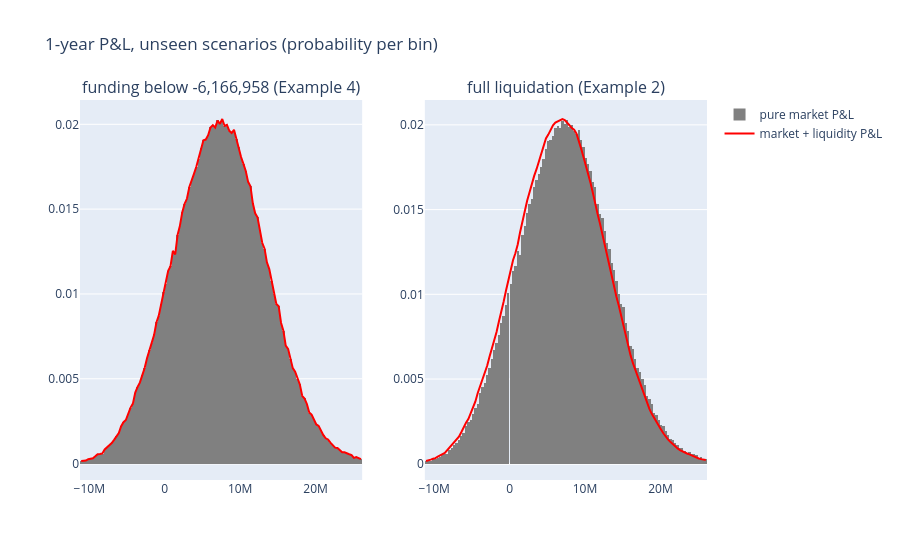
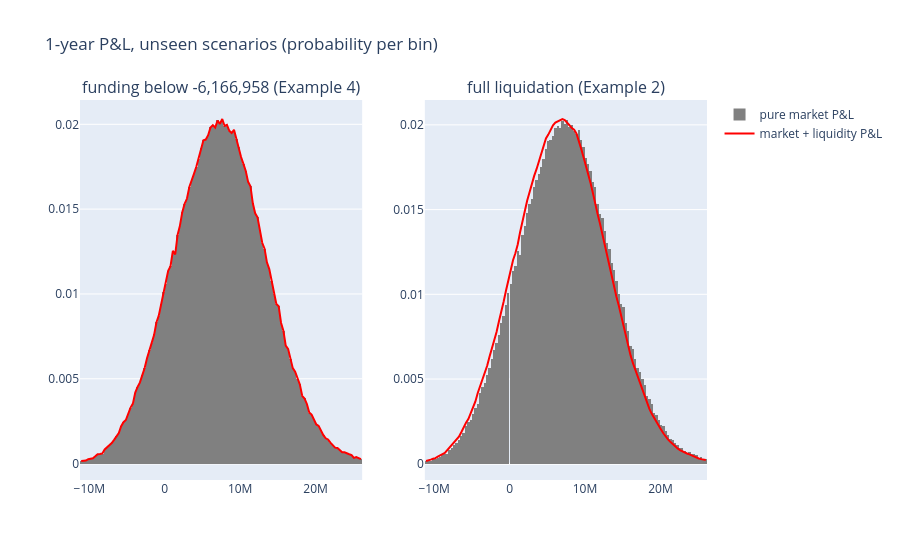

Notebook source saved alongside these figures, in order:
### Code cell
tail_probability = 1 - confidence_level  # alpha
unseen_market_pnl = unseen_samples @ alpha_scenario.ravel() - wealth
market_pnl_std = np.sqrt(unseen_probabilities @ (unseen_market_pnl - unseen_probabilities @ unseen_market_pnl) ** 2)
funding_threshold = -FUNDING_THRESHOLD_IN_PNL_STD * market_pnl_std

policies_dict = {
    f"funding below {funding_threshold:,.0f} (Example 4)": liquidity.funding_liquidation_policy(funding_threshold),
    "full liquidation (Example 2)": liquidity.full_liquidation_policy,
}
distributions_dict = {}
for policy_name, liquidation_policy in policies_dict.items():
    distribution = liquidity.total_pnl_distribution(
        holdings=alpha_scenario,
        horizon_prices=unseen_samples,
        probabilities=unseen_probabilities,
        wealth=wealth,
        liquidation_policy=liquidation_policy,
        parameters=liquidity_parameters,
    )
    distributions_dict[policy_name] = distribution
    split = liquidity.total_pnl_cvar_split(distribution, tail_probability)
    market_split = liquidity.total_pnl_cvar_split(liquidity.market_only(distribution), tail_probability)
    print(f"\n{policy_name}")
    print(f"  sells in {unseen_probabilities @ (distribution.liquidity_std > 0):.1%} of scenarios;"
          f"  E[liquidity adjustment] {unseen_probabilities @ distribution.liquidity_mean:,.0f}")
    print(f"  CVaR (left tail, P&L)  market-only {market_split.cvar:,.0f}   total {split.cvar:,.0f}")
    print(f"  split of total CVaR    market {split.market_contribution:,.0f}   liquidity {split.liquidity_contribution:,.0f}")
    print(f"  VaR quantile z         market-only {market_split.quantile:,.0f}   total {split.quantile:,.0f}")
    print(f"  liquidity score LS     {liquidity.liquidity_score(distribution, tail_probability):.5f}")
    print(f"  CE                     market-only {liquidity.total_pnl_certainty_equivalent(liquidity.market_only(distribution), wealth, risk_tolerance):,.0f}"
          f"   with liquidity {liquidity.total_pnl_certainty_equivalent(distribution, wealth, risk_tolerance):,.0f}")

# plot through CDF differences: the funding policy leaves most scenarios as point masses,
# which a density cannot show; bin probabilities can
fig = make_subplots(rows=1, cols=2, subplot_titles=list(distributions_dict))
for column_index, distribution in enumerate(distributions_dict.values()):
    bin_edges = np.linspace(np.percentile(distribution.market_pnl, 0.2) - 2e6, np.percentile(distribution.market_pnl, 99.8), 121)
    bin_centers = (bin_edges[:-1] + bin_edges[1:]) / 2
    market_mass = np.diff(liquidity.total_pnl_cdf(liquidity.market_only(distribution), bin_edges))
    total_mass = np.diff(liquidity.total_pnl_cdf(distribution, bin_edges))
    fig.add_trace(go.Bar(x=bin_centers, y=market_mass, name='pure market P&L', marker_color='grey',
                         marker_line_width=0, showlegend=column_index == 0), row=1, col=column_index + 1)
    fig.add_trace(go.Scatter(x=bin_centers, y=total_mass, name='market + liquidity P&L', line_color='red',
                             showlegend=column_index == 0), row=1, col=column_index + 1)
fig.update_layout(title='1-year P&L, unseen scenarios (probability per bin)', bargap=0)
fig.show()
